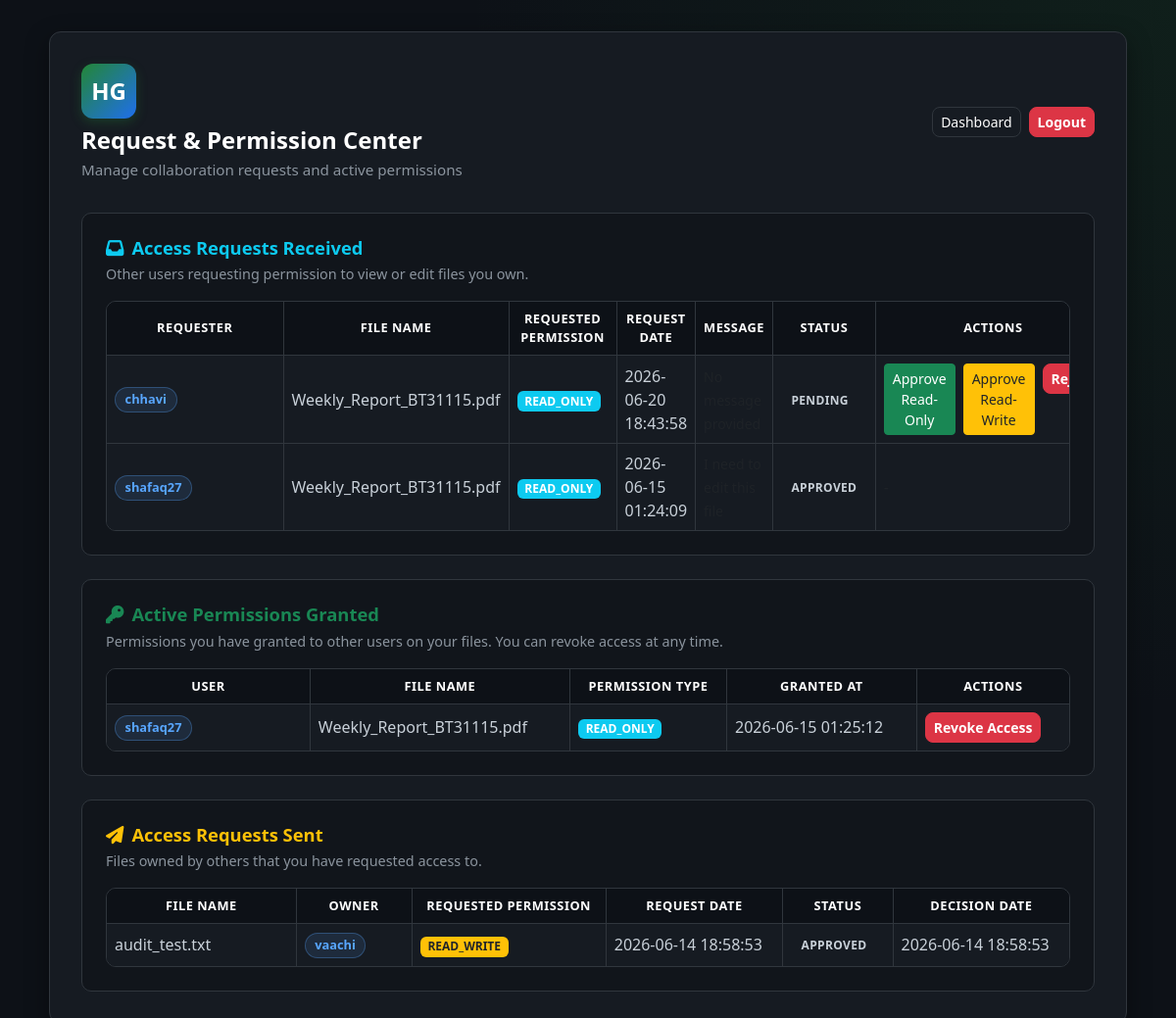
Before: /requests (signed in) with the older database file.
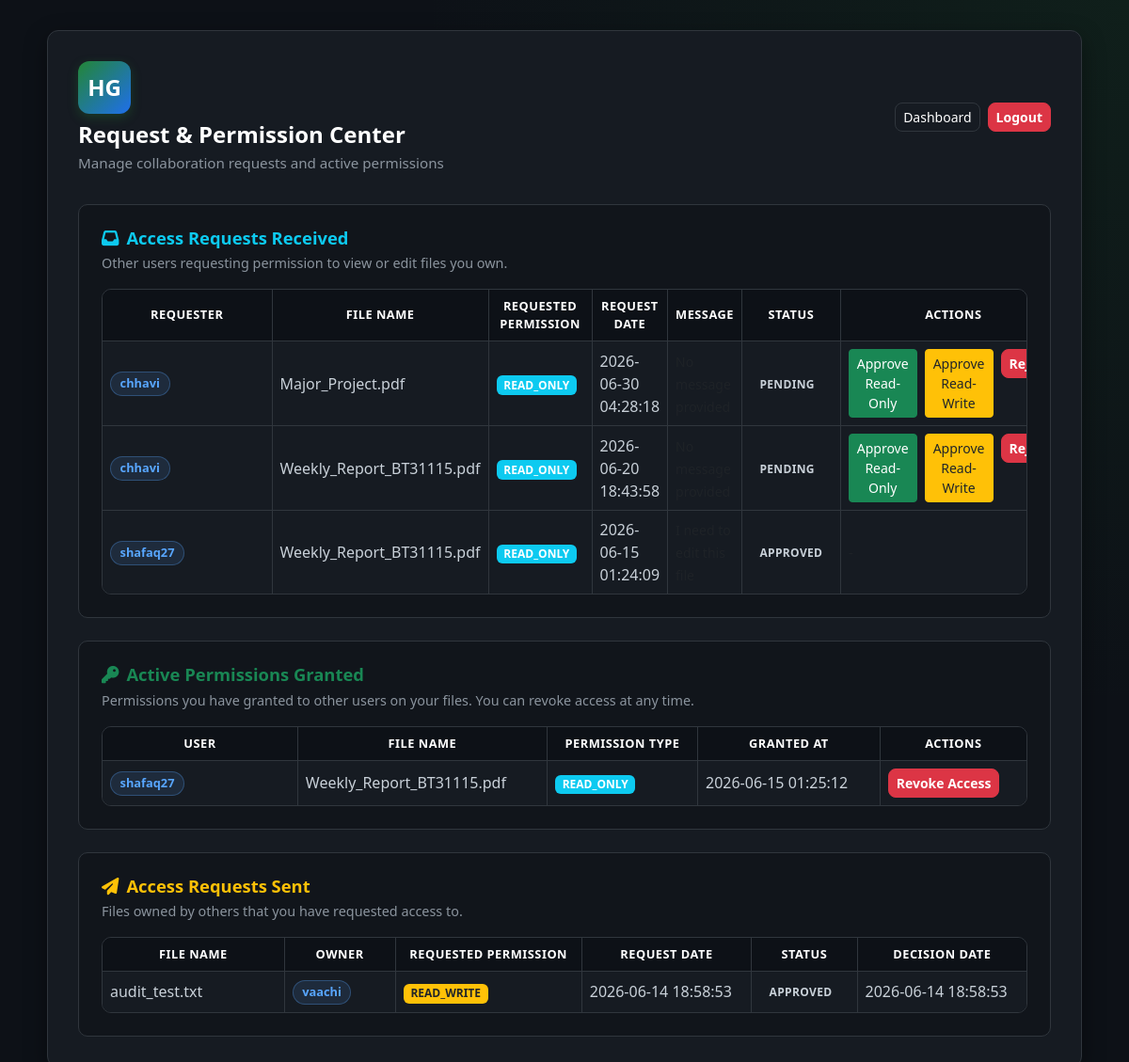
After: the same page with the newer database file.
### tables this page shows
CREATE TABLE access_requests (
    id INTEGER PRIMARY KEY AUTOINCREMENT,
    file_id INTEGER NOT NULL,
    requester_id INTEGER NOT NULL,
    owner_id INTEGER NOT NULL,
    requested_permission TEXT NOT NULL, -- 'READ_ONLY' or 'READ_WRITE'
    status TEXT NOT NULL DEFAULT 'PENDING', -- 'PENDING', 'APPROVED', 'REJECTED', 'REVOKED'
    request_message TEXT,
    request_date TIMESTAMP DEFAULT CURRENT_TIMESTAMP,
    decision_date TIMESTAMP,
    FOREIGN KEY (file_id) REFERENCES files(id),
    FOREIGN KEY (requester_id) REFERENCES users(id),
    FOREIGN KEY (owner_id) REFERENCES users(id)
);

CREATE TABLE users (
    id INTEGER PRIMARY KEY AUTOINCREMENT,
    username TEXT NOT NULL UNIQUE,
    email TEXT NOT NULL UNIQUE,
    password_hash TEXT NOT NULL,
    created_at TIMESTAMP DEFAULT CURRENT_TIMESTAMP
, security_question TEXT NOT NULL DEFAULT 'q1', security_answer_hash TEXT NOT NULL DEFAULT '', email_verified INTEGER NOT NULL DEFAULT 0, last_login TIMESTAMP, account_status TEXT NOT NULL DEFAULT 'ACTIVE', failed_attempts INTEGER NOT NULL DEFAULT 0, locked_until TIMESTAMP);

CREATE TABLE files (
    id INTEGER PRIMARY KEY AUTOINCREMENT,
    owner_id INTEGER NOT NULL,
    original_filename TEXT NOT NULL,
    stored_filename TEXT NOT NULL,
    file_extension TEXT NOT NULL,
    file_size INTEGER NOT NULL,
    mime_type TEXT NOT NULL,
    sha256_hash TEXT NOT NULL,
    upload_time TIMESTAMP DEFAULT CURRENT_TIMESTAMP,
    last_verified TIMESTAMP,
    status TEXT NOT NULL DEFAULT 'ACTIVE',
    is_deleted INTEGER NOT NULL DEFAULT 0, content_hash TEXT,
    FOREIGN KEY (owner_id) REFERENCES users(id)
);

CREATE TABLE file_permissions (
    id INTEGER PRIMARY KEY AUTOINCREMENT,
    file_id INTEGER NOT NULL,
    user_id INTEGER NOT NULL,
    permission_type TEXT NOT NULL, -- 'READ_ONLY' or 'READ_WRITE'
    granted_by INTEGER NOT NULL,
    granted_at TIMESTAMP DEFAULT CURRENT_TIMESTAMP,
    FOREIGN KEY (file_id) REFERENCES files(id),
    FOREIGN KEY (user_id) REFERENCES users(id),
    FOREIGN KEY (granted_by) REFERENCES users(id),
    UNIQUE(file_id, user_id)
);

### app.py (the view)
@app.route("/requests")
@login_required
def requests_page():
    conn = get_db_connection()
    try:
        user_id = session["user_id"]
        requests_received = conn.execute(
            """
            SELECT r.*, f.original_filename, u.username AS requester_username
            FROM access_requests r
            INNER JOIN files f ON f.id = r.file_id
            INNER JOIN users u ON u.id = r.requester_id
            WHERE r.owner_id = ?
            ORDER BY r.request_date DESC
            """,
            (user_id,),
        ).fetchall()
        requests_sent = conn.execute(
            """
            SELECT r.*, f.original_filename, u.username AS owner_username
            FROM access_requests r
            INNER JOIN files f ON f.id = r.file_id
            INNER JOIN users u ON u.id = r.owner_id
            WHERE r.requester_id = ?
            ORDER BY r.request_date DESC
            """,
            (user_id,),
        ).fetchall()
        permissions_granted = conn.execute(
            """
            SELECT p.*, f.original_filename, u.username AS user_username
            FROM file_permissions p
            INNER JOIN files f ON f.id = p.file_id
            INNER JOIN users u ON u.id = p.user_id
            WHERE p.granted_by = ?
            ORDER BY p.granted_at DESC
            """,
            (user_id,),
        ).fetchall()
    finally:
        conn.close()
    return render_template(
        "requests.html",
        username=session.get("username"),
        requests_received=requests_received,
        requests_sent=requests_sent,
        permissions_granted=permissions_granted,
    )

### app.py (called while the page is built)
def get_db_connection():
    conn = sqlite3.connect(DATABASE_PATH)
    conn.row_factory = sqlite3.Row
    return conn

def utc_now():
    return datetime.utcnow()

def login_required(view_func):
    @wraps(view_func)
    def wrapped_view(*args, **kwargs):
        if "user_id" not in session:
            flash("Please log in to access the dashboard.", "warning")
            return redirect(url_for("login"))
        last_activity = session.get("last_activity")
        if last_activity and (utc_now().timestamp() - last_activity) > SESSION_TIMEOUT_SECONDS:
            session.clear()
            flash("Your session has expired due to inactivity. Please log in again.", "warning")
            return redirect(url_for("login"))
        session["last_activity"] = utc_now().timestamp()
        return view_func(*args, **kwargs)
    return wrapped_view

### templates/requests.html (shortened to what the changed rows need)
<!DOCTYPE html>
<html lang="en">
<head>
    <link href="https://cdn.jsdelivr.net/npm/bootstrap@5.3.3/dist/css/bootstrap.min.css" rel="stylesheet">
    <link rel="stylesheet" href="https://cdnjs.cloudflare.com/ajax/libs/font-awesome/6.4.0/css/all.min.css">
    <link rel="stylesheet" href="{{ url_for('static', filename='css/style.css') }}">
</head>
<body>
    <div class="dashboard-wrapper">
        <div class="container dashboard-container">
            <div class="dashboard-card dashboard-card-wide mx-auto">
                <div class="dashboard-header">
                    <div>
                        <h1 class="welcome-text">Request & Permission Center</h1>
                    </div>
                </div>
                <section class="dashboard-section mb-4">
                    <h2 class="section-title text-info"><i class="fa-solid fa-inbox me-2"></i>Access Requests Received</h2>
                    {% if requests_received %}
                        <div class="table-responsive files-table-wrapper">
                            <table class="table files-table align-middle">
                                <thead>
                                    <tr>
                                        <th>Requester</th>
                                        <th>File Name</th>
                                        <th>Requested Permission</th>
                                        <th>Request Date</th>
                                        <th>Message</th>
                                        <th>Status</th>
                                        <th>Actions</th>
                                    </tr>
                                </thead>
                                <tbody>
                                    {% for req in requests_received %}
                                        <tr>
                                            <td><span class="owner-badge">{{ req.requester_username }}</span></td>
                                            <td>{{ req.original_filename }}</td>
                                            <td>
                                                <span class="badge {% if req.requested_permission == 'READ_WRITE' %}bg-warning text-dark{% else %}bg-info{% endif %}">
                                                    {{ req.requested_permission }}
                                                </span>
                                            </td>
                                            <td>{{ req.request_date }}</td>
                                            <td><small class="text-muted">{{ req.request_message or 'No message provided' }}</small></td>
                                            <td>
                                                <span class="status-badge status-{{ req.status|lower }}">{{ req.status }}</span>
                                            </td>
                                            <td>
                                                {% if req.status == 'PENDING' %}
                                                    <div class="d-flex gap-2">
                                                        <form action="{{ url_for('approve_request', request_id=req.id) }}" method="POST" class="d-inline">
                                                            <button type="submit" class="btn btn-success btn-sm">Approve Read-Only</button>
                                                        </form>
                                                        <form action="{{ url_for('approve_request', request_id=req.id) }}" method="POST" class="d-inline">
                                                            <button type="submit" class="btn btn-warning btn-sm text-dark">Approve Read-Write</button>
                                                        </form>
                                                        <form action="{{ url_for('reject_request', request_id=req.id) }}" method="POST" class="d-inline">
                                                            <button type="submit" class="btn btn-danger btn-sm">Reject</button>
                                                        </form>
                                                    </div>
                                                {% else %}
                                                    <span class="text-muted">-</span>
                                                {% endif %}
                                            </td>
                                        </tr>
                                    {% endfor %}
                                </tbody>
                            </table>
                        </div>
                    {% else %}
                        <div class="empty-state">
                            <p class="mb-0">No access requests received yet.</p>
                        </div>
                    {% endif %}
                </section>
                <section class="dashboard-section mb-4">
                    <h2 class="section-title text-success"><i class="fa-solid fa-key me-2"></i>Active Permissions Granted</h2>
                    {% if permissions_granted %}
                        <div class="table-responsive files-table-wrapper">
                            <table class="table files-table align-middle">
                                <thead>
                                    <tr>
                                        <th>User</th>
                                        <th>File Name</th>
                                        <th>Permission Type</th>
                                        <th>Granted At</th>
                                        <th>Actions</th>
                                    </tr>
                                </thead>
                                <tbody>
                                    {% for perm in permissions_granted %}
                                        <tr>
                                            <td><span class="owner-badge">{{ perm.user_username }}</span></td>
                                            <td>{{ perm.original_filename }}</td>
                                            <td>
                                                <span class="badge {% if perm.permission_type == 'READ_WRITE' %}bg-warning text-dark{% else %}bg-info{% endif %}">
                                                    {{ perm.permission_type }}
                                                </span>
                                            </td>
                                            <td>{{ perm.granted_at }}</td>
                                            <td>
                                                <form action="{{ url_for('revoke_permission', permission_id=perm.id) }}" method="POST" onsubmit="return confirm('Revoke access for this user?');" class="d-inline">
                                                    <button type="submit" class="btn btn-danger btn-sm">Revoke Access</button>
                                                </form>
                                            </td>
                                        </tr>
                                    {% endfor %}
                                </tbody>
                            </table>
                        </div>
                    {% else %}
                        <div class="empty-state">
                            <p class="mb-0">No permissions granted yet.</p>
                        </div>
                    {% endif %}
                </section>
                <section class="dashboard-section">
                    <h2 class="section-title text-warning"><i class="fa-solid fa-paper-plane me-2"></i>Access Requests Sent</h2>
                    {% if requests_sent %}
                        <div class="table-responsive files-table-wrapper">
                            <table class="table files-table align-middle">
                                <thead>
                                    <tr>
                                        <th>File Name</th>
                                        <th>Owner</th>
                                        <th>Requested Permission</th>
                                        <th>Request Date</th>
                                        <th>Status</th>
                                        <th>Decision Date</th>
                                    </tr>
                                </thead>
                                <tbody>
                                    {% for req in requests_sent %}
                                        <tr>
                                            <td>{{ req.original_filename }}</td>
                                            <td><span class="owner-badge">{{ req.owner_username }}</span></td>
                                            <td>
                                                <span class="badge {% if req.requested_permission == 'READ_WRITE' %}bg-warning text-dark{% else %}bg-info{% endif %}">
                                                    {{ req.requested_permission }}
                                                </span>
                                            </td>
                                            <td>{{ req.request_date }}</td>
                                            <td>
                                                <span class="status-badge status-{{ req.status|lower }}">{{ req.status }}</span>
                                            </td>
                                            <td>{{ req.decision_date or '-' }}</td>
                                        </tr>
                                    {% endfor %}
                                </tbody>
                            </table>
                        </div>
                    {% else %}
                        <div class="empty-state">
                            <p class="mb-0">You have not sent any access requests yet.</p>
                        </div>
                    {% endif %}
                </section>
            </div>
        </div>
    </div>
</body>
</html>

Changed rows visible on the page:
added access_requests: requester_username "chhavi", original_filename "Major_Project.pdf", requested_permission "READ_ONLY", request_date "2026-06-30 04:28:18", status "PENDING", shown under "Access Requests Received"
